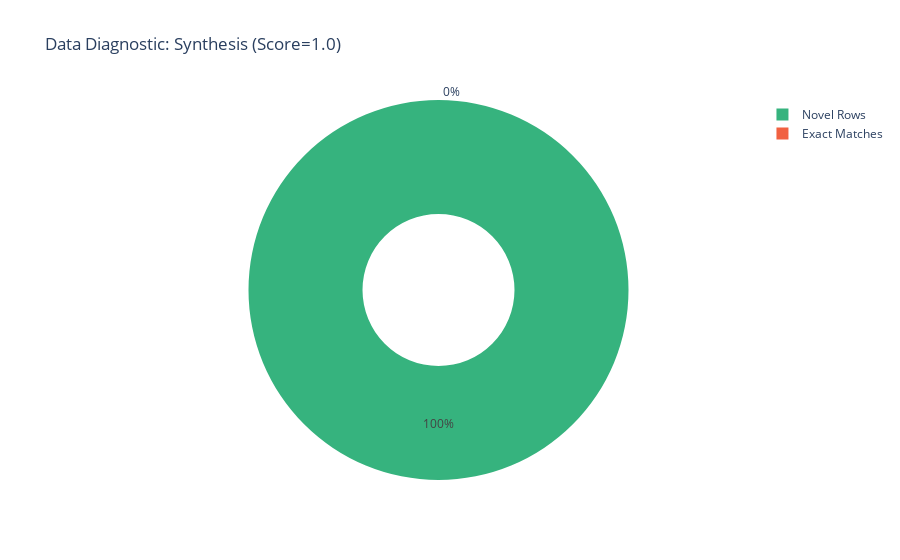

Notebook code for this chart:
### Code cell
privacy.get_visualization("Synthesis")

### Figure 1 — Plotly figure (JSON) as saved in the notebook; plotly's stock layout.template omitted (floating-point values rounded to 4 significant figures)
{"data": [{"customdata": [["Exact Matches"], ["Novel Rows"]], "domain": {"x": [0, 1], "y": [0, 1]}, "hole": 0.4, "hovertemplate": "<b>%{label}</b><br>%{value} rows", "labels": ["Exact Matches", "Novel Rows"], "legendgroup": "", "marker": {"colors": ["#F16141", "#36B37E"]}, "name": "", "showlegend": true, "type": "pie", "values": [0, 100]}], "layout": {"legend": {"tracegroupgap": 0}, "title": {"text": "Data Diagnostic: Synthesis (Score=1.0)"}}}
